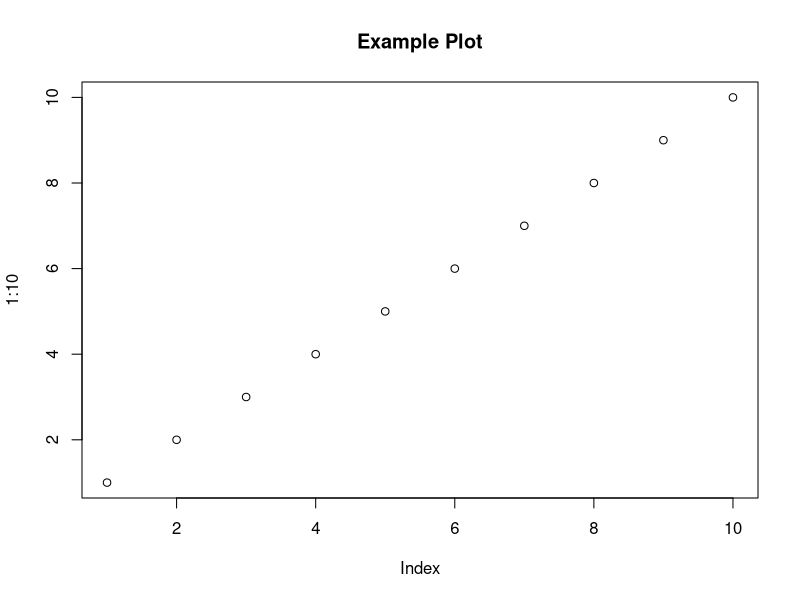

Source code (R):
## ---- chunk 1
#| label: data-plot
#| annotation: "This code block creates a simple plot in R."

plot(1:10, main = "Example Plot")
